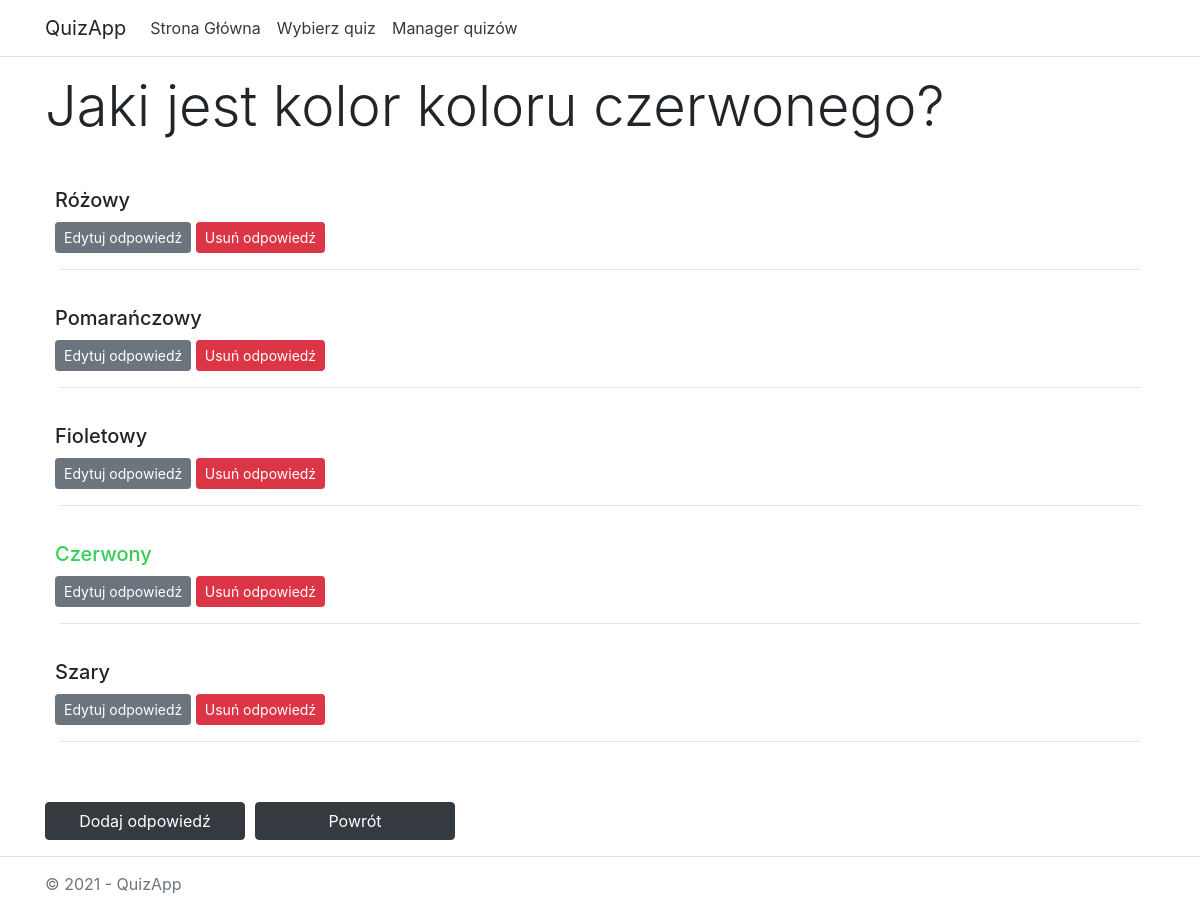
Before: /quizzes/edit_question/16/ with the older database file.
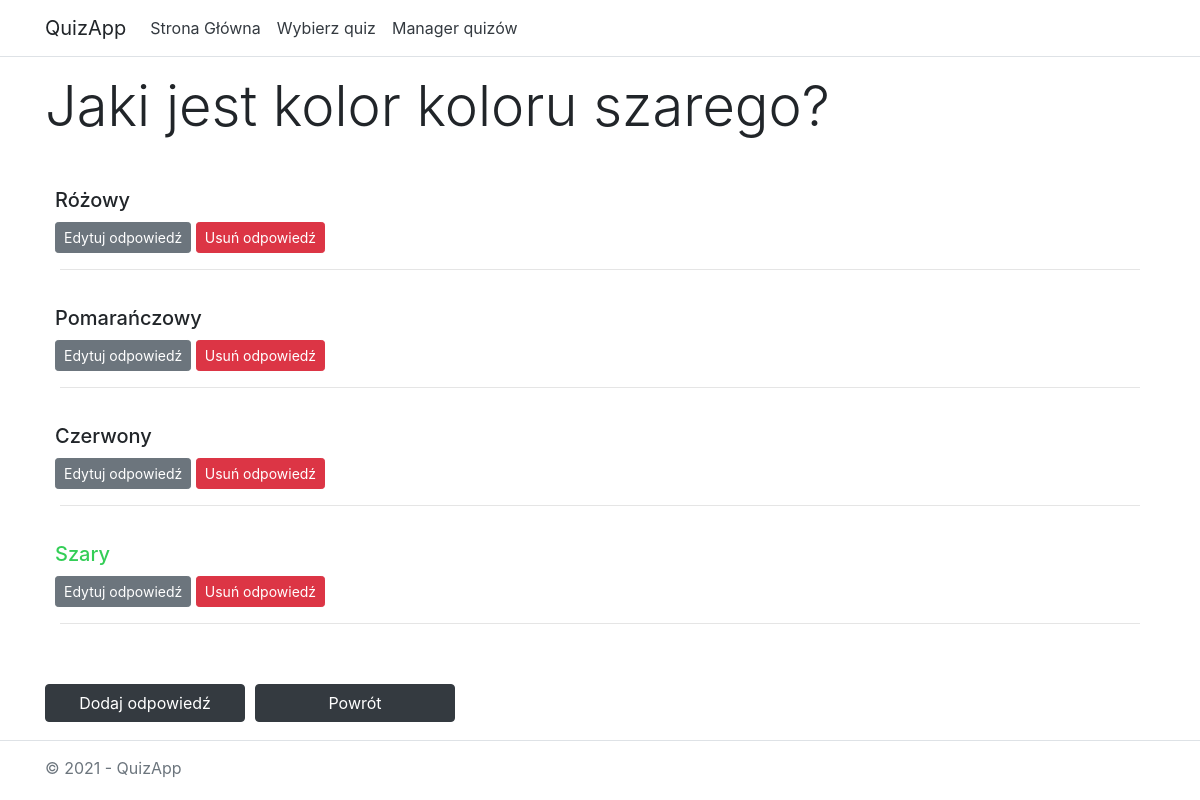
After: the same page with the newer database file.
### quizzes/models.py (models this page shows, shortened)
class Question(models.Model):
    quiz = models.ForeignKey(Quiz, on_delete=models.CASCADE)
    contents = models.CharField(max_length=512)

class Answer(models.Model):
    question = models.ForeignKey(Question, on_delete=models.CASCADE)
    contents = models.CharField(max_length=512)
    is_true = models.BooleanField(default=False)

### quizzes/views.py (the view)
# urls.py: path('edit_question/<int:question_id>/', views.edit_question, name='edit_question'),
def edit_question(request, question_id):
    question = get_object_or_404(Question, id=question_id)
    template = loader.get_template('quizzes/edit_question.html')
    context = {
        'question': question,
        'quiz_id': question.quiz_id
    }
    return HttpResponse(template.render(context, request))

### quizzes/templates/quizzes/edit_question.html (shortened to what this page needs)
{% load static %}
<!DOCTYPE html>
<html lang="en">
<head>
    <link rel="stylesheet" type="text/css" href="{% static 'quizzes/bootstrap.css' %}" />
</head>
<body>
    <header>
        <nav class="navbar navbar-expand-sm navbar-toggleable-sm navbar-light bg-white border-bottom box-shadow mb-3">
            <div class="container">
                <a class="navbar-brand" style="user-select: none" >QuizApp</a>
                <div class="navbar-collapse collapse d-sm-inline-flex justify-content-between">
                    <ul class="navbar-nav flex-grow-1">
                        <li class="nav-item">
                            <a href="/quizzes/" class="nav-link text-dark" >Strona Główna</a>
                        </li>
                        <li class="nav-item">
                            <a href="/quizzes/select" class="nav-link text-dark" >Wybierz quiz</a>
                        </li>
                        <li class="nav-item">
                            <a href="/quizzes/manage" class="nav-link text-dark" >Manager quizów</a>
                        </li>
                    </ul>
                </div>
            </div>
        </nav>
    </header>
    <div class="container" style="padding-bottom: 60px">
        <main role="main" class="pb-3">
            <div class="container">
                    <div class="row" style="margin-bottom: 20px">
                    <h1 class="display-4">{{ question.contents }}</h1>
                    </div>
                    {% if question.answer_set.all|length == 0 %}
                    <div class="row" style="margin-top: 30px">
                        <h3>Pytanie nie zawiera jeszcze żadnych odpowiedzi.</h3>
                    </div>
                    {% else %}
                    {% for answer in question.answer_set.all %}
                        <div class="row" style="margin-left: -5px">
                            <div class="media">
                                <div class="media-body">
                                    {% if answer.is_true %}
                                    <h5 style="margin-top: 20px; margin-bottom: 10px; color: #34ce57">{{ answer.contents }}</h5>
                                    {% else %}
                                    <h5 style="margin-top: 20px; margin-bottom: 10px">{{ answer.contents }}</h5>
                                    {% endif %}
                                    <button onclick="toggle('updateAnswerDiv{{ answer.id }}')" id="updateAnswer" class="btn btn-secondary btn-sm" >Edytuj odpowiedź</button>
                                    <a href="{% url 'delete_answer' answer.id %}" class="btn btn-danger btn-sm" role="button" style="color:white">Usuń odpowiedź</a>
                                </div>
                            </div>
                        </div>
                        <hr>
                    {% endfor %}
                    {% endif %}
                    <div class="row" style="margin-top: 60px">
                        <button onclick="toggle('addNewAnswerDiv')" id="addNewAnswer" class="btn btn-dark" style="width: 200px">Dodaj odpowiedź</button>
                        <a href="{% url 'edit' quiz_id %}" class="btn btn-dark" style="width: 200px; margin-left: 10px">Powrót</a>
                    </div>
            </div>
        </main>
    </div>
    <div class="navbar-fixed-bottom" style="position: fixed; height: 60px; bottom: 0; width: 100%; user-select: none; z-index: 100; background-color: white">
    <footer class="border-top footer text-muted" >
        <div class="container" style="margin-top: 15px">
            &copy; 2021 - QuizApp
        </div>
    </footer>
    </div>
</body>
</html>

Changed rows visible on the page:
removed Answer: contents "Fioletowy"
changed Question: contents "Jaki jest kolor koloru czerwonego?" → "Jaki jest kolor koloru szarego?"
changed Answer "Czerwony": is_true True → False (drawn)
changed Answer "Szary": is_true False → True (drawn)
